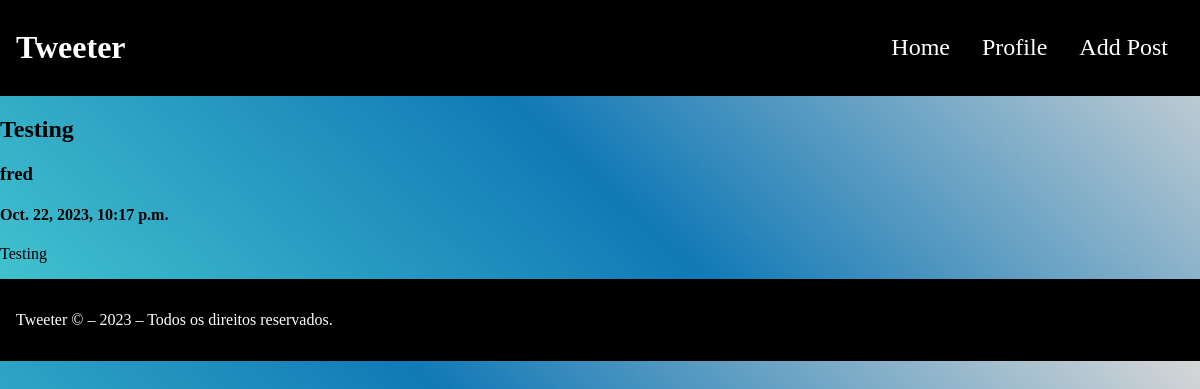
The app's page /home/testing/ with its own data.
### post/models.py (models this page shows, shortened)
class Post(models.Model):
    title = models.CharField(max_length=100)
    slug = models.SlugField(max_length=200, unique=True)
    author = models.ForeignKey(get_user_model(), on_delete=models.CASCADE)
    content = models.TextField(max_length=360)
    created_on = models.DateTimeField(auto_now_add=True)
    status = models.IntegerField(choices=STATUS, default=0)
    class Meta:
        ordering = ["-created_on"]

### post/views.py (the view)
# urls.py: path("home/<slug:slug>/", PostDetail.as_view(), name="post_detail"),
class PostDetail(generic.DetailView):
    model = Post
    template_name = "post_detail.html"

### post/templates/post_detail.html (shortened to what this page needs)
{% extends "base.html" %}
{% block content %}
    <div>
        <div>
            <h2>{{ post.title }}</h2>
            <div><h3>{{ post.author }}</h3><h4>{{ post.created_on }}</h4></div>
            <p>{{ post.content }}</p>
        </div>
    </div>
{% endblock content %}

### user/static/css/styles.css (style rules this page uses)
body { margin: 0; padding: 0; box-sizing: border-box; list-style: none; text-decoration: none; background-image: linear-gradient(43deg, #47cad1 0%, #1179b6 50%, #3333); }

### records on screen
Post: title "Testing", author "fred", created_on "Oct. 22, 2023, 10:17 p.m.", content "Testing"
